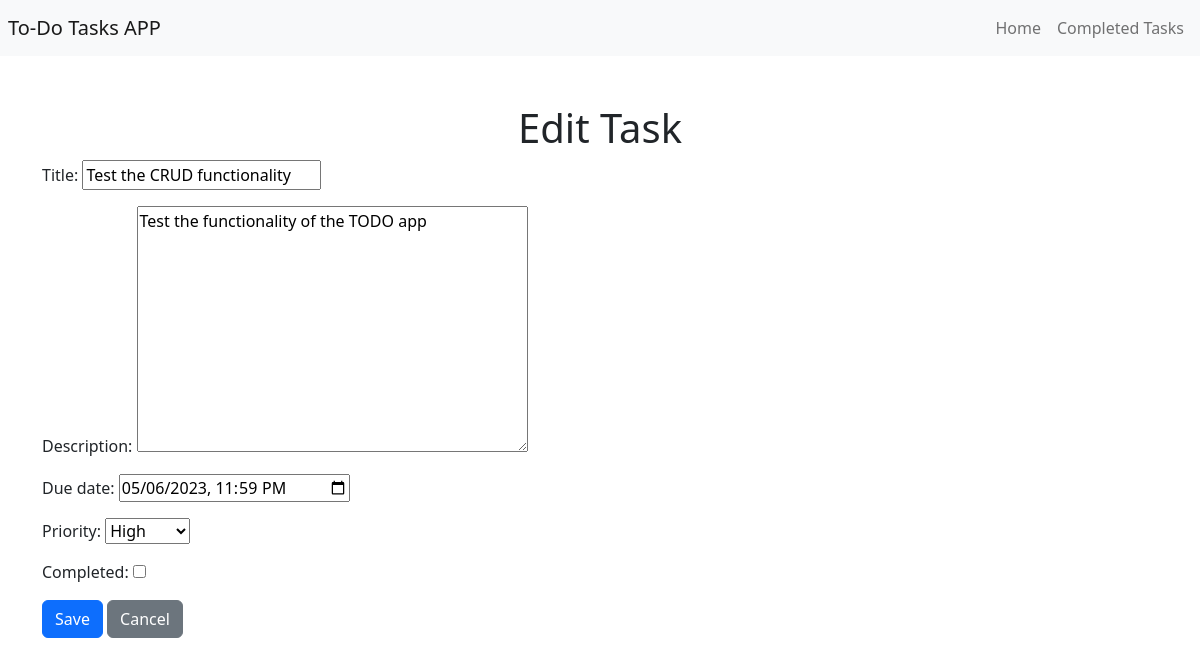
/edit/97/, run on an earlier commit of the app's database.
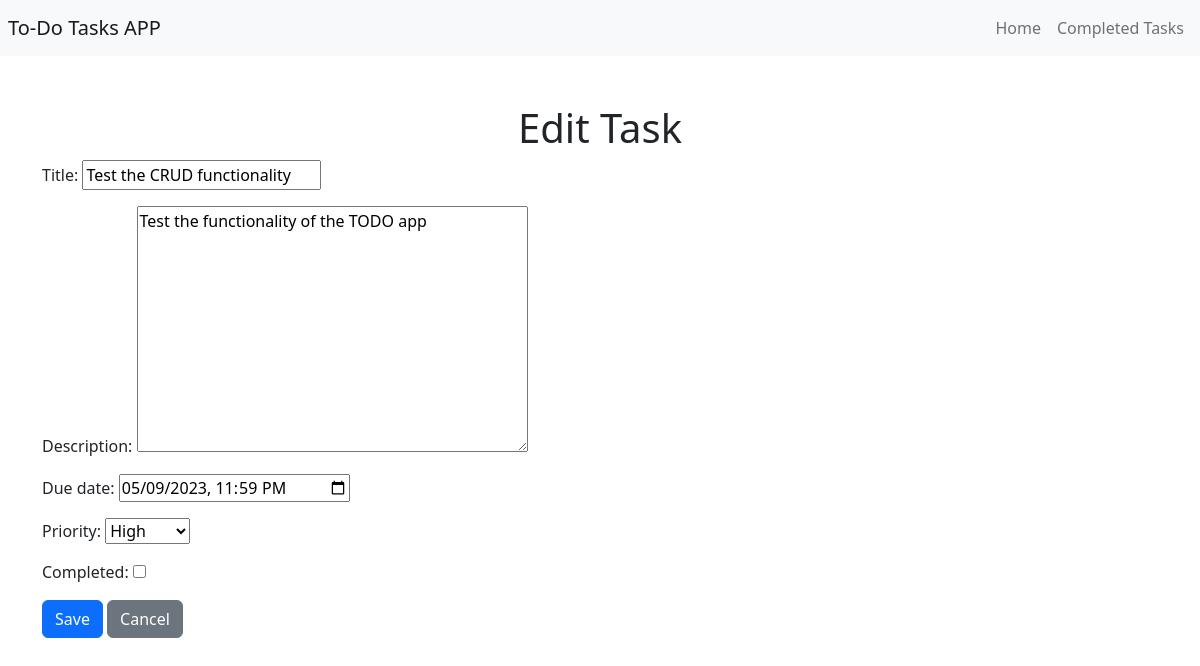
And on a later commit of the database.
### todo/models.py (models this page shows, shortened)
class Task(models.Model):
    HIGH = 'H'
    MEDIUM = 'M'
    LOW = 'L'
    PRIORITY_CHOICES = [
        (HIGH, 'High'),
        (MEDIUM, 'Medium'),
        (LOW, 'Low'),
    ]
    title = models.CharField(max_length=200)
    description = models.TextField()
    due_date = models.DateTimeField(default=timezone.now)
    priority = models.CharField(max_length=1, choices=PRIORITY_CHOICES, default=MEDIUM)
    completed = models.BooleanField(default=False)

### todo/views.py (the view)
# urls.py: path('edit/<int:pk>/', views.task_edit, name='task_edit'),
def task_edit(request, pk):
    task = get_object_or_404(Task, pk=pk)
    if request.method == 'POST':
        form = TaskForm(request.POST, instance=task)
        if form.is_valid():
            form.save()
            return redirect('todo:task_detail', pk=task.pk)
    else:
        form = TaskForm(instance=task)
    return render(request, 'todo/task_form.html', {'form': form})

### todo/forms.py
class TaskForm(forms.ModelForm):
    class Meta:
        model = Task
        fields = ('title', 'description', 'due_date', 'priority', 'completed')
        widgets = {
            'due_date': forms.DateTimeInput(attrs={'type': 'datetime-local'})
        }

### todo/templates/todo/task_form.html (shortened to what this page needs)
{% extends "todo/base.html" %}
{% block content %}
  <h1>Edit Task</h1>
  <form method="post" class="task-form">
    <div class="form-group">
      {{ form.as_p }}
      <button type="submit" class="btn btn-primary">Save</button>
      <a href="{% url 'todo:task_list' %}" class="btn btn-secondary">Cancel</a>
    </div>
  </form>
{% endblock %}

What changed in the data, as far as the page shows it:
changed Task "Test the CRUD functionality": due_date "05/06/2023 23:59" → "05/09/2023 23:59"
